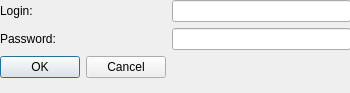
<?xml version="1.0" encoding="UTF-8"?>
<ui version="4.0">
 <class>AuthDialog</class>
 <widget class="QDialog" name="AuthDialog">
  <property name="geometry">
   <rect>
    <x>0</x>
    <y>0</y>
    <width>350</width>
    <height>93</height>
   </rect>
  </property>
  <property name="windowTitle">
   <string>Authentication</string>
  </property>
  <widget class="QWidget" name="verticalLayoutWidget">
   <property name="geometry">
    <rect>
     <x>0</x>
     <y>0</y>
     <width>351</width>
     <height>91</height>
    </rect>
   </property>
   <layout class="QVBoxLayout" name="verticalLayout">
    <item>
     <layout class="QFormLayout" name="formLayout">
      <item row="0" column="0">
       <widget class="QLabel" name="lblLogin">
        <property name="text">
         <string>Login:</string>
        </property>
       </widget>
      </item>
      <item row="1" column="0">
       <widget class="QLabel" name="lblPassword">
        <property name="text">
         <string>Password:</string>
        </property>
       </widget>
      </item>
      <item row="0" column="1">
       <widget class="QLineEdit" name="txtLogin"/>
      </item>
      <item row="1" column="1">
       <widget class="QLineEdit" name="txtPassword">
        <property name="inputMethodHints">
         <set>Qt::ImhHiddenText</set>
        </property>
       </widget>
      </item>
      <item row="2" column="0">
       <widget class="QDialogButtonBox" name="buttonBox">
        <property name="orientation">
         <enum>Qt::Horizontal</enum>
        </property>
        <property name="standardButtons">
         <set>QDialogButtonBox::Cancel|QDialogButtonBox::Ok</set>
        </property>
       </widget>
      </item>
     </layout>
    </item>
   </layout>
  </widget>
 </widget>
 <resources/>
 <connections>
  <connection>
   <sender>buttonBox</sender>
   <signal>accepted()</signal>
   <receiver>AuthDialog</receiver>
   <slot>accept()</slot>
   <hints>
    <hint type="sourcelabel">
     <x>161</x>
     <y>74</y>
    </hint>
    <hint type="destinationlabel">
     <x>157</x>
     <y>92</y>
    </hint>
   </hints>
  </connection>
  <connection>
   <sender>buttonBox</sender>
   <signal>rejected()</signal>
   <receiver>AuthDialog</receiver>
   <slot>reject()</slot>
   <hints>
    <hint type="sourcelabel">
     <x>161</x>
     <y>80</y>
    </hint>
    <hint type="destinationlabel">
     <x>286</x>
     <y>92</y>
    </hint>
   </hints>
  </connection>
 </connections>
</ui>
